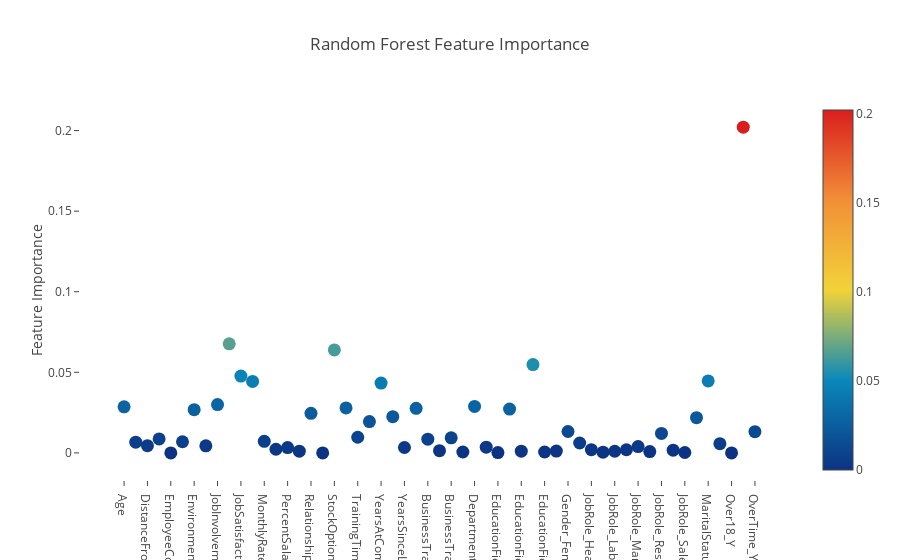

Notebook code cell kept with this figure:
### Markdown cell above
sns.regplot(x, y, data=None, x_estimator=None, x_bins=None, x_ci='ci', scatter=True, fit_reg=True, ci=95, n_boot=1000, units=None, order=1, logistic=False, lowess=False, robust=False, logx=False, x_partial=None, y_partial=None, truncate=False, dropna=True, x_jitter=None, y_jitter=None, label=None, color=None, marker='o', scatter_kws=None, line

### Code cell
trace = go.Scatter(
y = rf.feature_importances_,
x = attrition_final.columns.values,
mode='markers',
marker=dict(
sizemode = 'diameter',
sizeref = 1,
size = 13,
#size= rf.feature_importances_,
#color = np.random.randn(500), #set color equal to a variable
color = rf.feature_importances_,
colorscale='Portland',
showscale=True
),
text = attrition_final.columns.values
)
data = [trace]
layout= go.Layout(
autosize= True,
title= 'Random Forest Feature Importance',
hovermode= 'closest',
xaxis= dict(
ticklen= 5,
showgrid=False,
zeroline=False,
showline=False
),
yaxis=dict(
title= 'Feature Importance',
showgrid=False,
zeroline=False,
ticklen= 5,
gridwidth= 2
),
showlegend= False
)
fig = go.Figure(data=data, layout=layout)
py.iplot(fig,filename='scatter2010')

### Figure 1 — Plotly figure (JSON) as saved in the notebook; plotly's stock layout.template omitted (floating-point values rounded to 4 significant figures)
{"data": [{"marker": {"color": [0.02856, 0.00664, 0.004464, 0.00863, 0, 0.006919, 0.02683, 0.004347, 0.03, 0.06766, 0.04765, 0.04432, 0.007197, 0.002251, 0.00328, 0.001078, 0.02453, 0, 0.06385, 0.0279, 0.009703, 0.01945, 0.04331, 0.02244, 0.003344, 0.02763, 0.008515, 0.001378, 0.009324, 0.0005469, 0.02884, 0.003567, 0.0001731, 0.02718, 0.001051, 0.05482, 0.0005527, 0.001087, 0.01325, 0.006119, 0.002011, 0.0004592, 0.0009969, 0.001925, 0.003915, 0.0008027, 0.01206, 0.001706, 0.0002465, 0.02181, 0.04468, 0.005693, 0, 0.2021, 0.01317], "colorscale": "Portland", "showscale": true, "size": 13, "sizemode": "diameter", "sizeref": 1}, "mode": "markers", "text": ["Age", "DailyRate", "DistanceFromHome", "Education", "EmployeeCount", "EmployeeNumber", "EnvironmentSatisfaction", "HourlyRate", "JobInvolvement", "JobLevel", "JobSatisfaction", "MonthlyIncome", "MonthlyRate", "NumCompaniesWorked", "PercentSalaryHike", "PerformanceRating", "RelationshipSatisfaction", "StandardHours", "StockOptionLevel", "TotalWorkingYears", "TrainingTimesLastYear", "WorkLifeBalance", "YearsAtCompany", "YearsInCurrentRole", "YearsSinceLastPromotion", "YearsWithCurrManager", "BusinessTravel_Non-Travel", "BusinessTravel_Travel_Frequently", "BusinessTravel_Travel_Rarely", "Department_Human Resources", "Department_Research & Development", "Department_Sales", "EducationField_Human Resources", "EducationField_Life Sciences", "EducationField_Marketing", "EducationField_Medical", "EducationField_Other", "EducationField_Technical Degree", "Gender_Female", "Gender_Male", "JobRole_Healthcare Representative", "JobRole_Human Resources", "JobRole_Laboratory Technician", "JobRole_Manager", "JobRole_Manufacturing Director", "JobRole_Research Director", "JobRole_Research Scientist", "JobRole_Sales Executive", "JobRole_Sales Representative", "MaritalStatus_Divorced", "MaritalStatus_Married", "MaritalStatus_Single", "Over18_Y", "OverTime_No", "OverTime_Yes"], "type": "scatter", "uid": "d91b9a41-26b1-40e0-b1d1-13fac55da24d", "x": ["Age", "DailyRate", "DistanceFromHome", "Education", "EmployeeCount", "EmployeeNumber", "EnvironmentSatisfaction", "HourlyRate", "JobInvolvement", "JobLevel", "JobSatisfaction", "MonthlyIncome", "MonthlyRate", "NumCompaniesWorked", "PercentSalaryHike", "PerformanceRating", "RelationshipSatisfaction", "StandardHours", "StockOptionLevel", "TotalWorkingYears", "TrainingTimesLastYear", "WorkLifeBalance", "YearsAtCompany", "YearsInCurrentRole", "YearsSinceLastPromotion", "YearsWithCurrManager", "BusinessTravel_Non-Travel", "BusinessTravel_Travel_Frequently", "BusinessTravel_Travel_Rarely", "Department_Human Resources", "Department_Research & Development", "Department_Sales", "EducationField_Human Resources", "EducationField_Life Sciences", "EducationField_Marketing", "EducationField_Medical", "EducationField_Other", "EducationField_Technical Degree", "Gender_Female", "Gender_Male", "JobRole_Healthcare Representative", "JobRole_Human Resources", "JobRole_Laboratory Technician", "JobRole_Manager", "JobRole_Manufacturing Director", "JobRole_Research Director", "JobRole_Research Scientist", "JobRole_Sales Executive", "JobRole_Sales Representative", "MaritalStatus_Divorced", "MaritalStatus_Married", "MaritalStatus_Single", "Over18_Y", "OverTime_No", "OverTime_Yes"], "y": [0.02856, 0.00664, 0.004464, 0.00863, 0, 0.006919, 0.02683, 0.004347, 0.03, 0.06766, 0.04765, 0.04432, 0.007197, 0.002251, 0.00328, 0.001078, 0.02453, 0, 0.06385, 0.0279, 0.009703, 0.01945, 0.04331, 0.02244, 0.003344, 0.02763, 0.008515, 0.001378, 0.009324, 0.0005469, 0.02884, 0.003567, 0.0001731, 0.02718, 0.001051, 0.05482, 0.0005527, 0.001087, 0.01325, 0.006119, 0.002011, 0.0004592, 0.0009969, 0.001925, 0.003915, 0.0008027, 0.01206, 0.001706, 0.0002465, 0.02181, 0.04468, 0.005693, 0, 0.2021, 0.01317]}], "layout": {"autosize": true, "hovermode": "closest", "showlegend": false, "title": "Random Forest Feature Importance", "xaxis": {"showgrid": false, "showline": false, "ticklen": 5, "zeroline": false}, "yaxis": {"gridwidth": 2, "showgrid": false, "ticklen": 5, "title": "Feature Importance", "zeroline": false}}}
